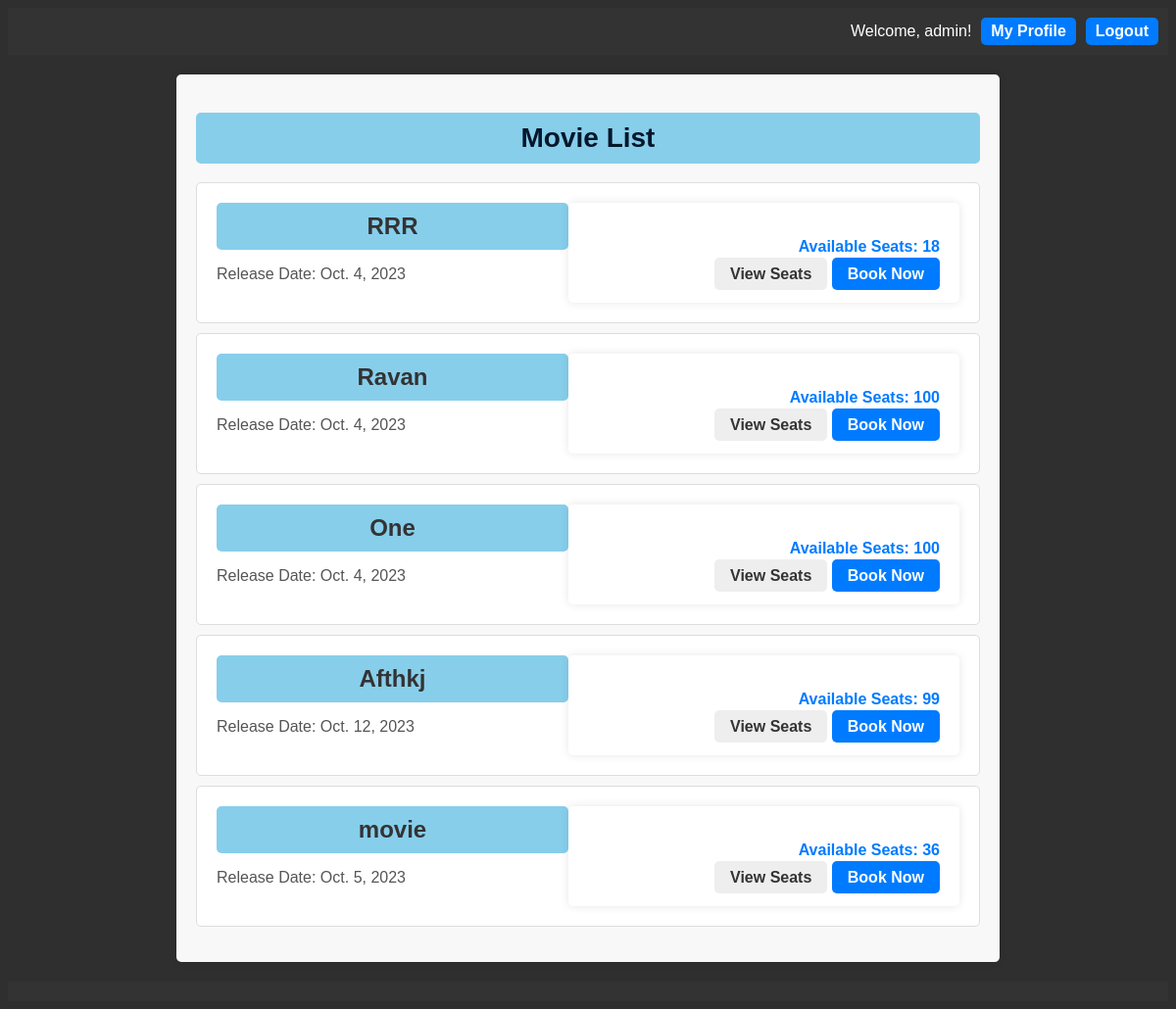
Screenshot of / (signed in) with the database file from the repository.
### movie_booking/models.py (models this page shows, shortened)
class CustomUser(AbstractBaseUser, PermissionsMixin):
    username = models.CharField(max_length=150, unique=True)
    email = models.EmailField(unique=True)
    first_name = models.CharField(max_length=30)
    last_name = models.CharField(max_length=30)
    is_active = models.BooleanField(default=True)
    is_staff = models.BooleanField(default=False)
    objects = CustomUserManager()
    USERNAME_FIELD = 'username'
    EMAIL_FIELD = 'email'
    REQUIRED_FIELDS = ['email', 'first_name', 'last_name']

class Movie(models.Model):
    title = models.CharField(max_length=100)
    description = models.TextField()
    total_seats = models.PositiveIntegerField(default=100)
    release_date = models.DateField()
    seats_available = models.PositiveIntegerField()
    seats_booked = models.PositiveIntegerField(default=0)

### movie_booking/views.py (the view)
# urls.py: path('', views.MovieListView.as_view(), name='movie_list'),
class MovieListView(ListView):
    model = Movie
    template_name = 'movie_booking/movie_list.html'
    context_object_name = 'movies'

### movie_booking/templates/movie_booking/movie_list.html
{% extends 'base.html' %}
{% load static %}
{% block content %}
<body>
  <div class="movie-list">
    <h1>Movie List</h1>
    <ul class="movie-items">
      {% for movie in movies %}
        <li class="movie-item">
          <div class="movie-header">
            <h2>{{ movie.title }}</h2>
            <p class="release-date">Release Date: {{ movie.release_date }}</p>
          </div>
          <div class="movie-details">
            <p class="available-seats">Available Seats: {{ movie.seats_available }}</p>
            <a href="{% url 'movie_seats' movie.id %}" class="btn btn-secondary">View Seats</a>
            <a href="{% url 'book_movie' movie.id %}" class="btn btn-primary">Book Now</a>
          </div>
        </li>
      {% endfor %}
    </ul>
  </div>
</body>
{% endblock %}

### movie_booking/templates/base.html (shortened to what this page needs)
{% load static %}
<!DOCTYPE html>
<html lang="en">
<head>
    <link rel="stylesheet" type="text/css" href="{% static 'movie_booking/styles.css' %}">
</head>
<body>
    <header class="header">
        <div class="container">
            <div class="user-info">
                {% if user.is_authenticated %}
                    <span>Welcome, {{ user.username }}!</span>
                    <a href="{% url 'profile' %}" class="btn">My Profile</a>
                    <a href="{% url 'logout' %}" class="btn">Logout</a>
                {% else %}
                    <a href="{% url 'login' %}" class="btn">Login</a>
                    <a href="{% url 'signup' %}" class="btn">Signup</a>
                {% endif %}
            </div>
        </div>
    </header>
    <main class="content">
        <div class="container">
            {% block content %}
            {% endblock %}
        </div>
    </main>
    <footer class="footer">
    </footer>
</body>
</html>

### movie_booking/static/movie_booking/styles.css (style rules this page uses)
body { font-family: Arial, sans-serif; background-color: #2f2f2f; }
.header { background-color: #333; color: #fff; padding: 10px; text-align: right; }
h1, h2, h3 { background-color: #87ceeb; color: #333; padding: 10px; border-radius: 5px; text-align: center; }
.movie-list { max-width: 800px; margin: 0 auto; padding: 20px; background-color: #f8f8f8; box-shadow: 0 0 10px rgba(0, 0, 0, 0.1); border-radius: 5px; }
.movie-list h1 { color: #04172b; font-size: 28px; }
.movie-items { list-style-type: none; padding: 0; }
.movie-item { background-color: #fff; border: 1px solid #ddd; padding: 20px; margin: 10px 0; border-radius: 5px; display: flex; justify-content: space-between; }
.movie-header { flex: 1; }
.movie-header h2 { font-size: 24px; margin: 0; }
.release-date { color: #555; }
.movie-details { flex: 1; text-align: right; }
.available-seats { font-weight: bold; color: #007bff; }
.btn { text-decoration: none; padding: 8px 16px; border-radius: 5px; font-weight: bold; cursor: pointer; transition: background-color 0.3s; }
.btn-primary { background-color: #007bff; color: #fff; }
.btn-secondary { background-color: #eee; color: #333; }
.user-info { display: flex; justify-content: flex-end; align-items: center; }
.user-info .btn { margin-left: 10px; text-decoration: none; padding: 5px 10px; background-color: #007bff; color: #fff; border-radius: 5px; }
.content { padding: 20px; }
.footer { background-color: #333; color: #fff; padding: 10px; text-align: center; }
.movie-details { max-width: 400px; margin: 0 auto; padding: 20px; background-color: #fff; box-shadow: 0 0 10px rgba(0, 0, 0, 0.1); border-radius: 5px; }
.movie-details p { font-size: 16px; margin-bottom: 10px; }
.movie-details .btn { text-decoration: none; padding: 8px 16px; border-radius: 5px; font-weight: bold; cursor: pointer; transition: background-color 0.3s; }
.movie-details .btn-secondary { background-color: #eee; color: #333; }

### rows the page displays
CustomUser: username "admin"
Movie: title "RRR", release_date "Oct. 4, 2023", seats_available "18"
Movie: title "Ravan", release_date "Oct. 4, 2023", seats_available "100"
Movie: title "One", release_date "Oct. 4, 2023", seats_available "100"
Movie: title "Afthkj", release_date "Oct. 12, 2023", seats_available "99"
Movie: title "movie", release_date "Oct. 5, 2023", seats_available "36"
